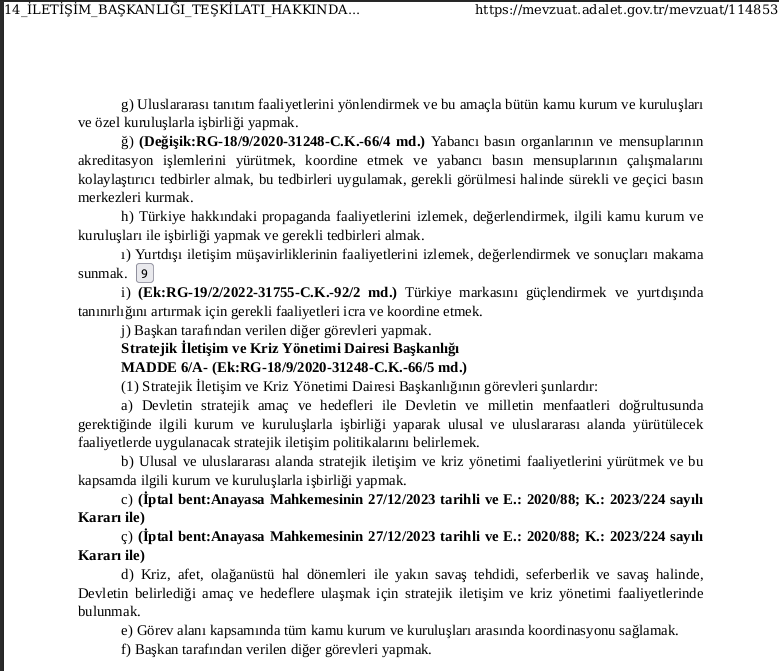
#> input picture assets/examples/example.png, 779 x 671 px
$ python -i pdf_to_image.py   (imports and definitions only)
#> lines starting #> are read from the running program, lines starting #| are printed output that depends on the picture
#> further down, picture is the input picture: PIL image 779x671 RGBA; mean R, G, B, A 235.7, 235.7, 235.7, 255
import os

from pdf2image import convert_from_path
from PIL import Image, ImageEnhance

import base64

def image_preprocesing(image: Image, max_width: int =600) -> Image:
    """
    Args:
        image: PIL image object
        max_width: Maximum width in pixels(height auto-scaled to maintain ratio)

    Steps:
        1. Convert to grayscale (reduces size and improves OCR)
        2. Resize to reasonable scale (width, height)
        3. Increase contrast

    Return:
        enhanced_image: Contrast enhanced gray scale Image object
    """
#> called with max_width = 600

    # Convert to grayscale
    gray_image = image.convert('L')

    # Resize if exceeding max_width
    if gray_image.width > max_width:
        ratio = gray_image.height / gray_image.width
#> ratio = 0.861
        new_height = int(max_width * ratio)
#> new_height = 516

        gray_image = gray_image.resize((max_width, new_height), Image.LANCZOS)
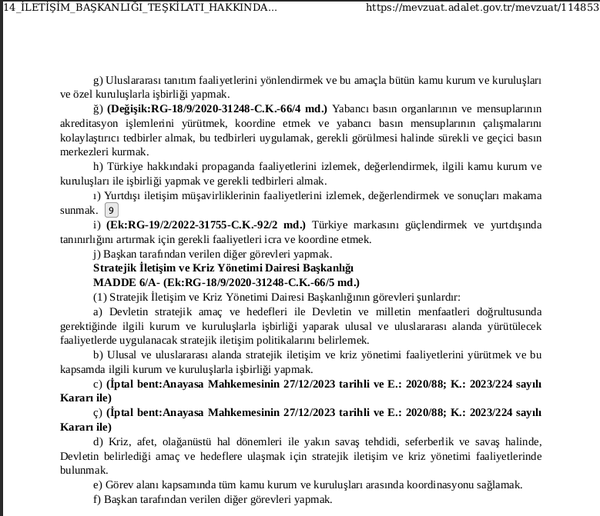
#> gray_image: PIL image 600x516 L; min 0, max 255, mean 234.6

    enhancer = ImageEnhance.Contrast(gray_image)
    enhanced_image = enhancer.enhance(1.5)
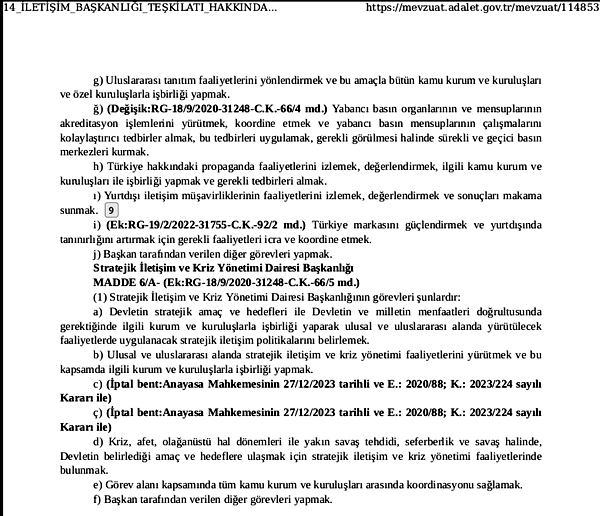
#> enhanced_image: PIL image 600x516 L; min 0, max 255, mean 228.3

    return enhanced_image

# [49 lines left out: functions convert_pdf_to_images, image_to_base64_data_uri, not called in this run]

>>> from PIL import Image
>>> picture = Image.open('../assets/examples/example.png')
>>> result = image_preprocesing(picture)
